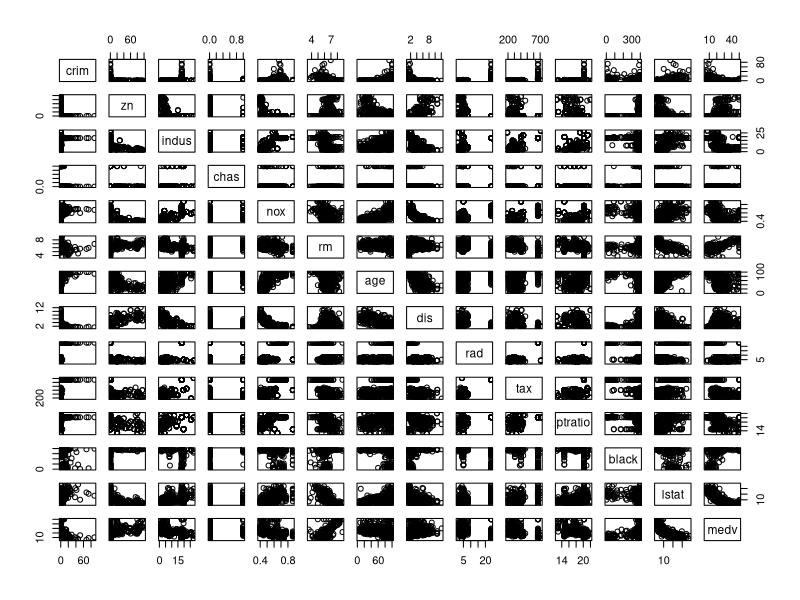
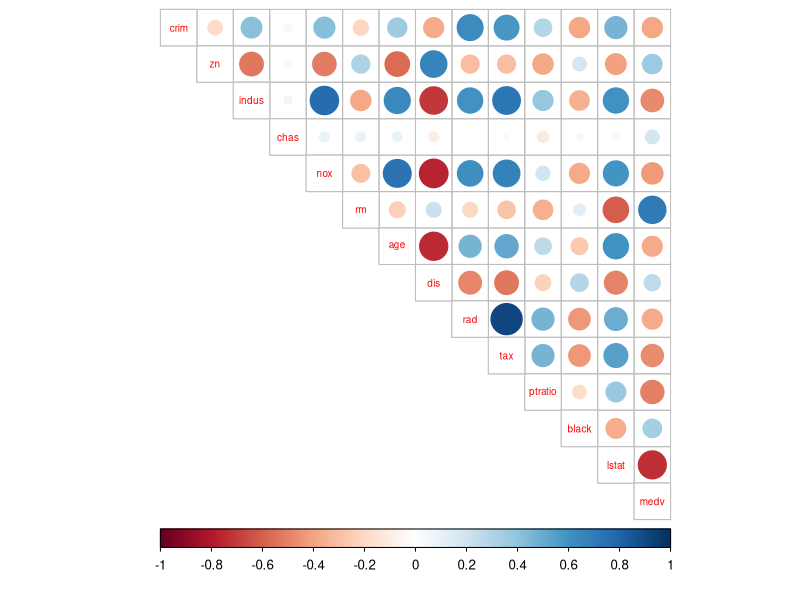
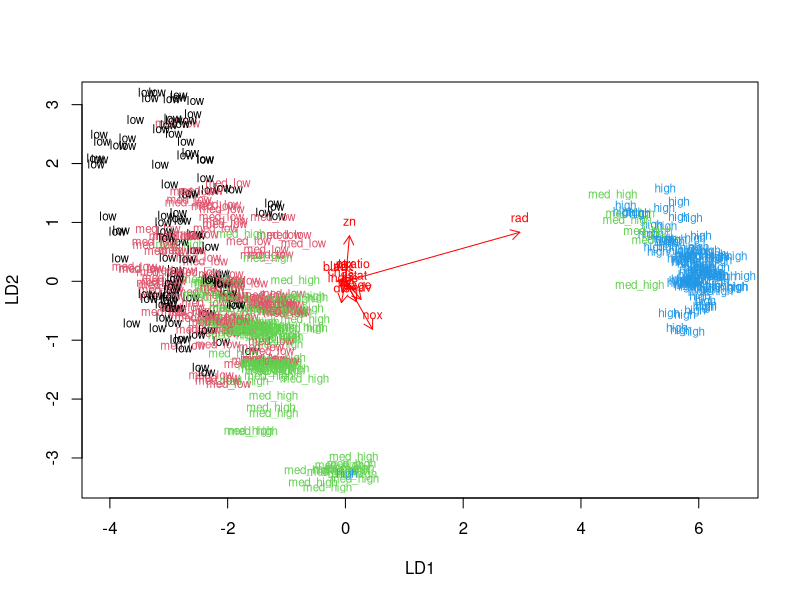
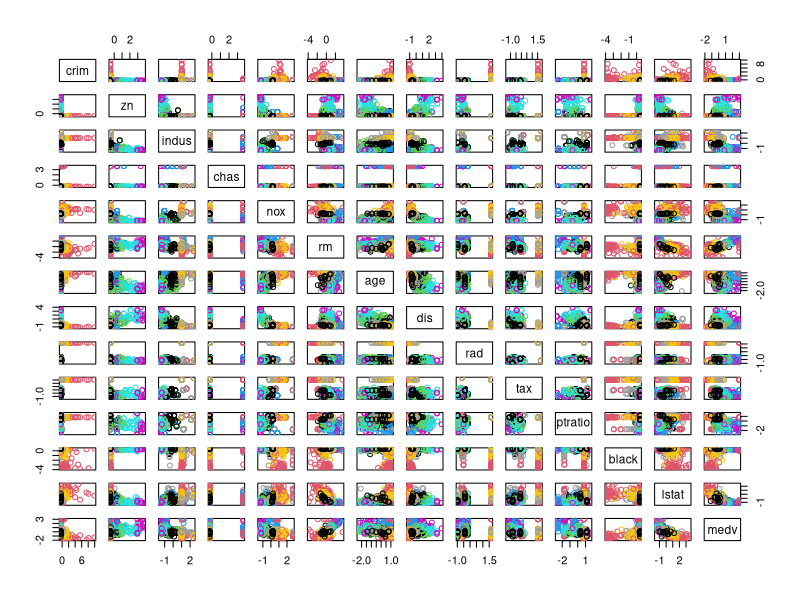
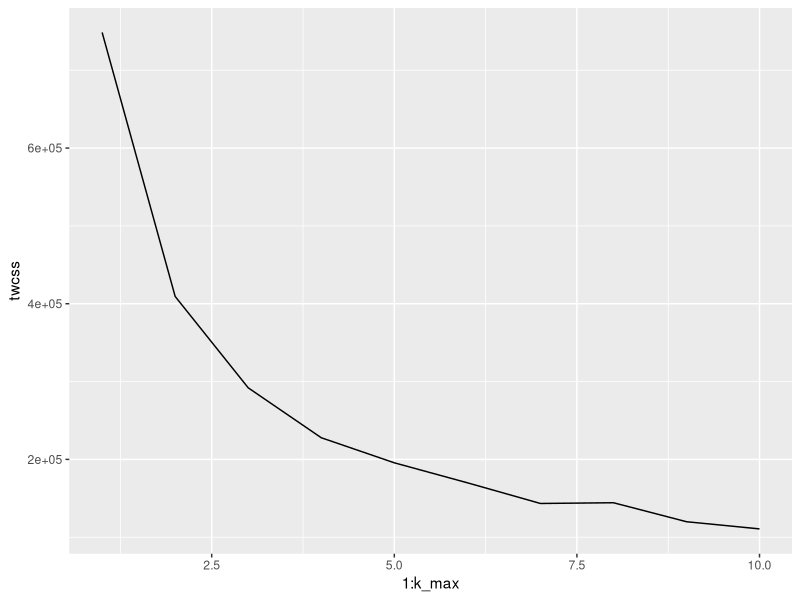
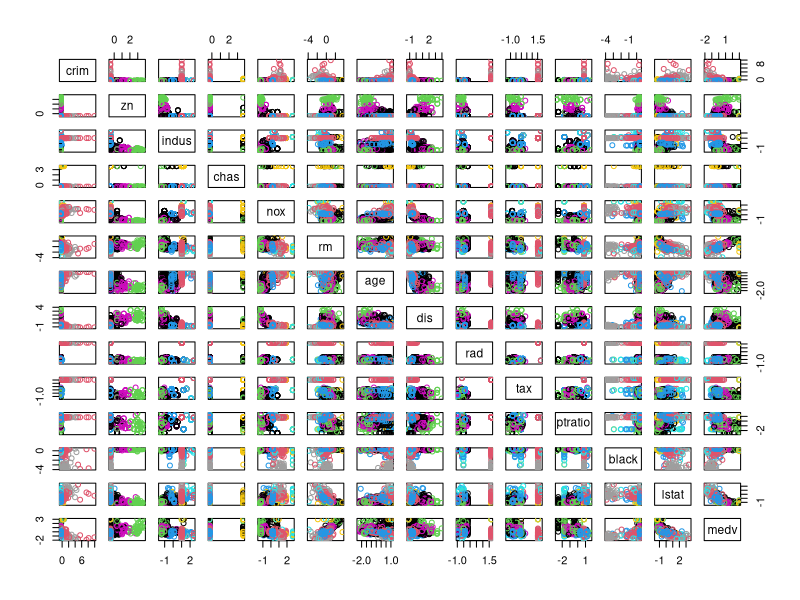

Reproduce these figures in R, in order.
## ---- chunk 1
library(MASS)
data("Boston")
## ---- chunk 2
str(Boston)
dim(Boston)
## ---- chunk 3
pairs(Boston)
## ---- chunk 4
summary(Boston)
## ---- chunk 5
library(tidyverse)
cor_matrix<-cor(Boston) %>% round(digits = 2)
cor_matrix
## ---- chunk 6
library(corrplot)
corrplot(cor_matrix, method="circle", type = "upper", cl.pos = "b", tl.pos = "d", tl.cex = 0.6)
## ---- chunk 7
boston_scaled <- scale(Boston)
summary(boston_scaled)
boston_scaled <- as.data.frame(boston_scaled)
## ---- chunk 8
bins <- quantile(c(boston_scaled$crim))
crime <- cut(boston_scaled$crim, breaks = bins, include.lowest = TRUE, label = c("low", "med_low", "med_high", "high"))
table(crime)
## ---- chunk 9
library(dplyr)
boston_scaled <- dplyr::select(boston_scaled, -crim)
boston_scaled <- data.frame(boston_scaled, crime)
str(boston_scaled)
## ---- chunk 10
n <- nrow(boston_scaled)
ind <- sample(n,  size = n * 0.8)
train <- boston_scaled[ind,]
test <- boston_scaled[-ind,]
## ---- chunk 11
str(train); dim(train)
str(test); dim(test)
## ---- chunk 12
lda.fit <- lda(crime ~ ., data = train)
lda.fit
## ---- chunk 13
lda.arrows <- function(x, myscale = 1, arrow_heads = 0.1, color = "red", tex = 0.75, choices = c(1,2)){
  heads <- coef(x)
  arrows(x0 = 0, y0 = 0, 
         x1 = myscale * heads[,choices[1]], 
         y1 = myscale * heads[,choices[2]], col=color, length = arrow_heads)
  text(myscale * heads[,choices], labels = row.names(heads), 
       cex = tex, col=color, pos=3)
}
classes <- as.numeric(train$crime)
plot(lda.fit, dimen = 2, col = classes, pch = classes)
lda.arrows(lda.fit, myscale = 1)
## ---- chunk 14
correct_classes <- test$crime
## ---- chunk 15
test <- dplyr::select(test, -crime)
str(test)
## ---- chunk 16
lda.pred <- predict(lda.fit, newdata = test)
table(correct = correct_classes, predicted = lda.pred$class)
## ---- chunk 17
data("Boston")
boston_scaled <- scale(Boston)
## ---- chunk 18
dist_eu <- dist(boston_scaled)
km <-kmeans(dist_eu, centers = 10)
pairs(boston_scaled, col = km$cluster)
## ---- chunk 19
k_max <- 10
twcss <- sapply(1:k_max, function(k){kmeans(dist_eu, k)$tot.withinss})
qplot(x = 1:k_max, y = twcss, geom = 'line')
## ---- chunk 20
km <-kmeans(dist_eu, centers = 10)
pairs(boston_scaled, col = km$cluster)
